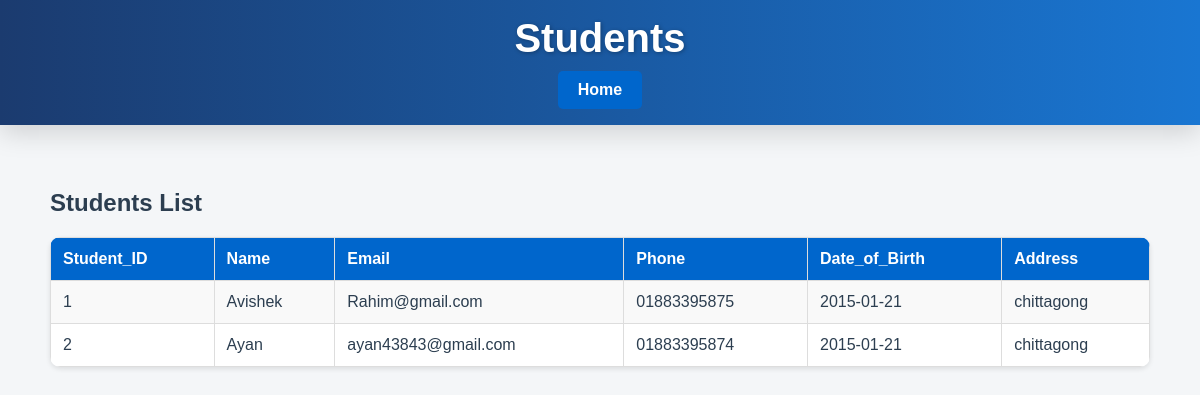
Page /students.php on the committed database.
### tables this page shows
CREATE TABLE `student` (
  `Student_ID` int(11) NOT NULL,
  `Name` varchar(100) DEFAULT NULL,
  `Email` varchar(100) DEFAULT NULL,
  `Phone` varchar(15) DEFAULT NULL,
  `Date_of_Birth` date DEFAULT NULL,
  `Address` text
);

### students.php (the view, shortened to what this page needs)
<?php
include 'php/db.php';
?>
<!DOCTYPE html>
<html lang="en">
<head>
  <link rel="stylesheet" href="styles.css">
</head>
<body>
<header>
  <h1>Students</h1>
  <nav>
    <a href="index.php" class="home-button">Home</a>
  </nav>
</header>
<main>
  <h2>Students List</h2>
    <table>
      <tr>
        <th>Student_ID</th>
        <th>Name</th>
        <th>Email</th>
        <th>Phone</th>
        <th>Date_of_Birth</th>
		<th>Address</th>
      </tr>
 <?php
  $result = $conn->query("SELECT * FROM student");
  while ($row = $result->fetch_assoc()) {
      echo "<tr>
              <td>{$row['Student_ID']}</td>
              <td>{$row['Name']}</td>
              <td>{$row['Email']}</td>
              <td>{$row['Phone']}</td>
              <td>{$row['Date_of_Birth']}</td>
              <td>{$row['Address']}</td>
            </tr>";
  }
  ?>
    </table>
</main>
</body>
</html>

### styles.css (style rules this page uses)
body { margin: 0; font-family: 'Segoe UI', Tahoma, Geneva, Verdana, sans-serif; background: #f5f5f5; color: #2c3e50; scroll-behavior: smooth; }
header { background: linear-gradient(90deg, #1b3b6f, #1976d2); color: #ffffff; padding: 2rem 1rem; text-align: center; box-shadow: 0 8px 25px rgba(0,0,0,0.15); position: sticky; top: 0; z-index: 1000; }
header h1 { margin: 0; font-size: 2.5rem; text-shadow: 1px 1px 4px rgba(0,0,0,0.3); }
main { max-width: 1100px; margin: 2rem auto; padding: 0 1rem; }
table { width: 100%; border-collapse: separate; border-spacing: 0; background-color: #ffffff; border-radius: 10px; overflow: hidden; box-shadow: 0 8px 20px rgba(0,0,0,0.1); margin-top: 1rem; }
th, td { padding: 0.9rem 1rem; text-align: left; border-bottom: 1px solid #eee; }
tr:nth-child(even) td { background-color: #f9f9f9; }

### students.php (style rules this page uses)
body { font-family: Arial, sans-serif; background-color: #f4f6f8; margin: 0; padding: 0; }
header { background-color: #003366; color: white; padding: 1rem 2rem; }
h1, h2 { margin: 0; }
nav { margin-top: 10px; }
.home-button { display: inline-block; padding: 10px 20px; background-color: #0066cc; color: white; text-decoration: none; border-radius: 5px; font-weight: bold; transition: background-color 0.3s; }
main { padding: 2rem; }
table { width: 100%; border-collapse: collapse; background: white; box-shadow: 0 2px 5px rgba(0,0,0,0.1); margin-top: 20px; }
th, td { padding: 12px; border: 1px solid #ddd; text-align: left; }
th { background-color: #0066cc; color: white; }
tr:nth-child(even) { background-color: #f9f9f9; }

### rows in the picture
student: Student_ID "1", Name "Avishek", Email "Rahim@gmail.com", Phone "01883395875", Date_of_Birth "2015-01-21", Address "chittagong"
student: Student_ID "2", Name "Ayan", Email "ayan43843@gmail.com", Phone "01883395874", Date_of_Birth "2015-01-21", Address "chittagong"
